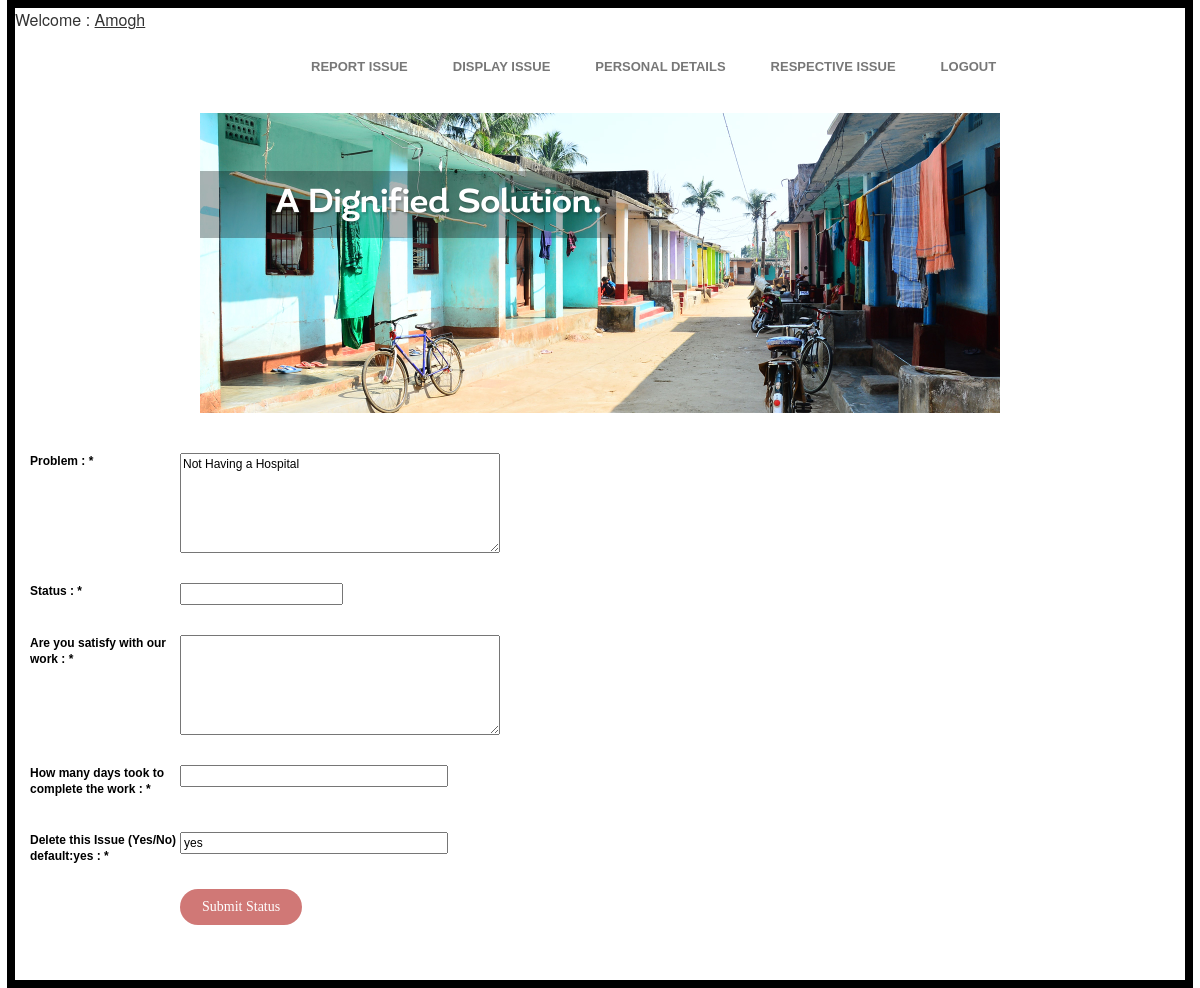
/feedback.php?comments=Not Having a Hospital (signed in), run on an earlier commit of the app's database.
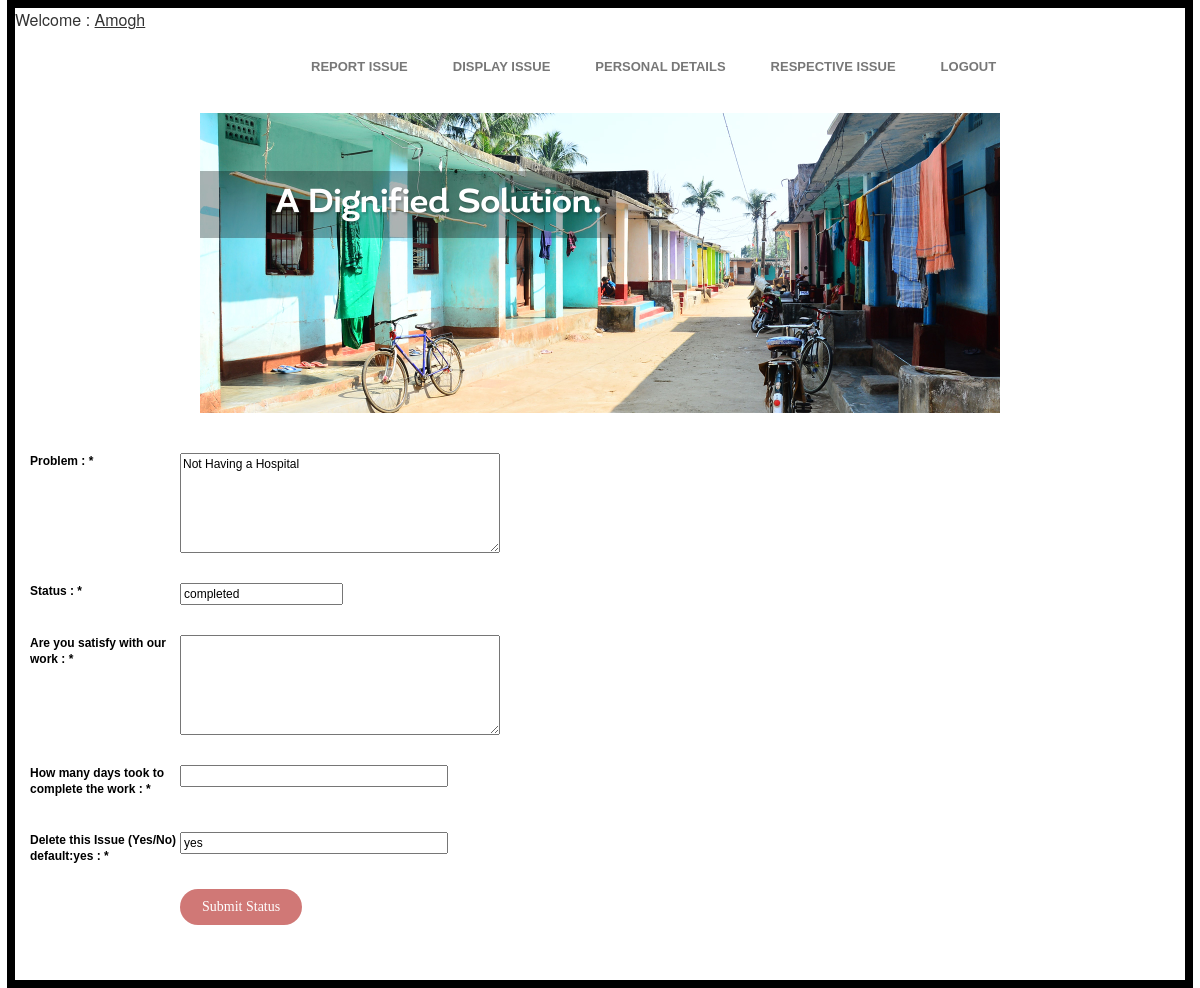
And on a later commit of the database.
### tables this page shows
CREATE TABLE IF NOT EXISTS `issues` (
  `issueno` int(10) NOT NULL AUTO_INCREMENT,
  `fullname` varchar(100) DEFAULT NULL,
  `company` varchar(100) DEFAULT NULL,
  `emailid` varchar(100) NOT NULL,
  `telephoneno` int(10) DEFAULT NULL,
  `issue` varchar(100) DEFAULT NULL,
  `comments` varchar(100) DEFAULT NULL,
  `progress` varchar(20) DEFAULT NULL,
  `issueover` varchar(100) DEFAULT NULL,
  PRIMARY KEY (`issueno`,`emailid`)
);

### feedback.php (the view, shortened to what this page needs)
<?php
	$comments = $_REQUEST['comments'];
	$selectquery = mysql_query("select * from issues where comments='$comments'");
	$row = mysql_fetch_array($selectquery);
		$comments = $row['comments'];
		$progress = $row['progress'];
		$test="<input type='text' size='20' value='{$progress}' name='issueprogress'/>";
?>
<html xmlns="http://www.w3.org/1999/xhtml"><head>
<link href="file/css.css" rel="stylesheet" type="text/css">
<link type="text/css" rel="stylesheet" href="bootstrap/css/bootstrap.css">
<link type="text/css" rel="stylesheet" href="file/class.css">
<link type="text/css" rel="stylesheet" href="file/menu_styles.css">
<link href="file/css.css" rel="stylesheet" type="text/css">
<link type="text/css" rel="stylesheet" href="bootstrap/css/bootstrap.css">
<link type="text/css" rel="stylesheet" href="file/class.css">
<link type="text/css" rel="stylesheet" href="file/menu_styles.css">
</head>
<body>
<table align="center" style="border:8px solid black" height="100%" align="top">
<tr><td>
<div id="main">
<div align="left">
	<?php
echo "Welcome : <u>". $_SESSION['fullname']."</u>";
?></div>
<div class="container">
<div id="top_div">
	<div id="top_right">
<div id="menu" style="width:1050; height:auto; float:left; text-align:center; border:0px solid red;">
 <div style="max-width:900px; width:800; height:auto; float:right; text-align:center; margin-top:10px; border:0px solid black; text-align:center; ">
                   <nav role="navigation" class="navbar navbar-default" style="background-color:#fff; border:1px solid #fff; max-width:800px; width:100%;">
                    <div class="collapse navbar-collapse" id="navbarCollapse">
<ul class="nav navbar-nav" style="background-color:#fff;">
<li><a data-hover="dropdown" href="citizenpage.php?option=reportissue" class="greytop"><b> <font size="2"> REPORT ISSUE </font></b></a></li>
<li><a data-hover="dropdown" href="citizenpage.php?option=issuecompleted" class="greytop"><b> <font size="2"> DISPLAY ISSUE </font></b></a></li>
<li><a data-hover="dropdown" href="citizenpage.php?option=personaldetails" class="greytop"><b> <font size="2">PERSONAL DETAILS </font></b></a></li>
<li><a data-hover="dropdown" href="citizenpage.php?option=onlyissue" class="greytop"><b> <font size="2">RESPECTIVE ISSUE </font></b></a></li>
<li><a data-hover="dropdown" href="logout.php" class="greytop"><b> <font size="2">LOGOUT </font></b></a></li>
</ul>
</div>
					</div>
                  </div>
				</div>
					</div>
                  </div>
				</div>
<div class="container-fluid">
  	<div id="myCarousel" class="carousel slide" data-ride="carousel" style="border:0px solid red; z-index:-100;">
   	 	<div align="center">
    <div class="carousel-inner" role="listbox">
      <div class="item next left">
        <img src="file/header_4.jpg" height="100" width="800">
      </div>
    </div>
</div>
  </div>
</div>
<div id="main">
<div class="container" style="border:0px solid red; padding:0 0 50px 0;">
<div class="col-lg-8 col-md-8 col-sm-12" style="border:0px solid red;">
<div style="padding:25px 0 0 0; margin-right:25px; border:0px solid red; " class="blacktext">
<form method="post">
<div class="form-group" style="width:100%; height:auto; float:left; margin:15px 0px; margin-right:20px;">
<div><label style="width:150px; float:left;" class="bodytext">Problem : <span class="pinktext">*</span></label></div><div><textarea rows="5" cols="10" style="width:320px;  height:100px;"><?php echo $comments; ?></textarea></div>
</div>
<div class="form-group" style="width:100%; height:auto; float:left; margin:15px 0px;">
<div><label style="width:150px; float:left;" class="bodytext">Status : <span class="pinktext">*</span></label></div><div><?php echo $test; ?></div>
</div>
<div class="form-group" style="width:100%; height:auto; float:left; margin:15px 0px; margin-right:20px;">
<div><label style="width:150px; float:left;" class="bodytext">Are you satisfy with our work : <span class="pinktext">*</span></label></div><div><textarea rows="5" cols="10" style="width:320px;  height:100px;" name="satisfaction"></textarea></div>
</div>
<div class="form-group" style="width:100%; height:auto; float:left; margin:15px 0px; margin-right:20px;">
<div><label style="width:150px; float:left;">How many days took to complete the work : <span class="pinktext">*</span></label></div><div><input name="daystocomplete" id="name" size="35" type="text"></div>
</div>
<div class="form-group" style="width:100%; height:auto; float:left; margin:15px 0px; margin-right:20px;">
<div><label style="width:150px; float:left;">Delete this Issue (Yes/No) default:yes : <span class="pinktext">*</span></label></div><div><input name="issueover" id="name" size="35" type="text" value="yes"></div>
</div>
<div class="form-group" style="width:100%; height:auto; float:left; margin:5px 0px;">
<div><label style="width:150px; float:left;" class="bodytext"></label></div><div><input value="Submit Status" class="pink_button" type="submit" name="Submit"></div></div>
</td></tr>
</table>
</body></html>

What changed in the data, as far as the page shows it:
changed issues "Not Having a Hospital": issueprogress (not shown) → "completed"
